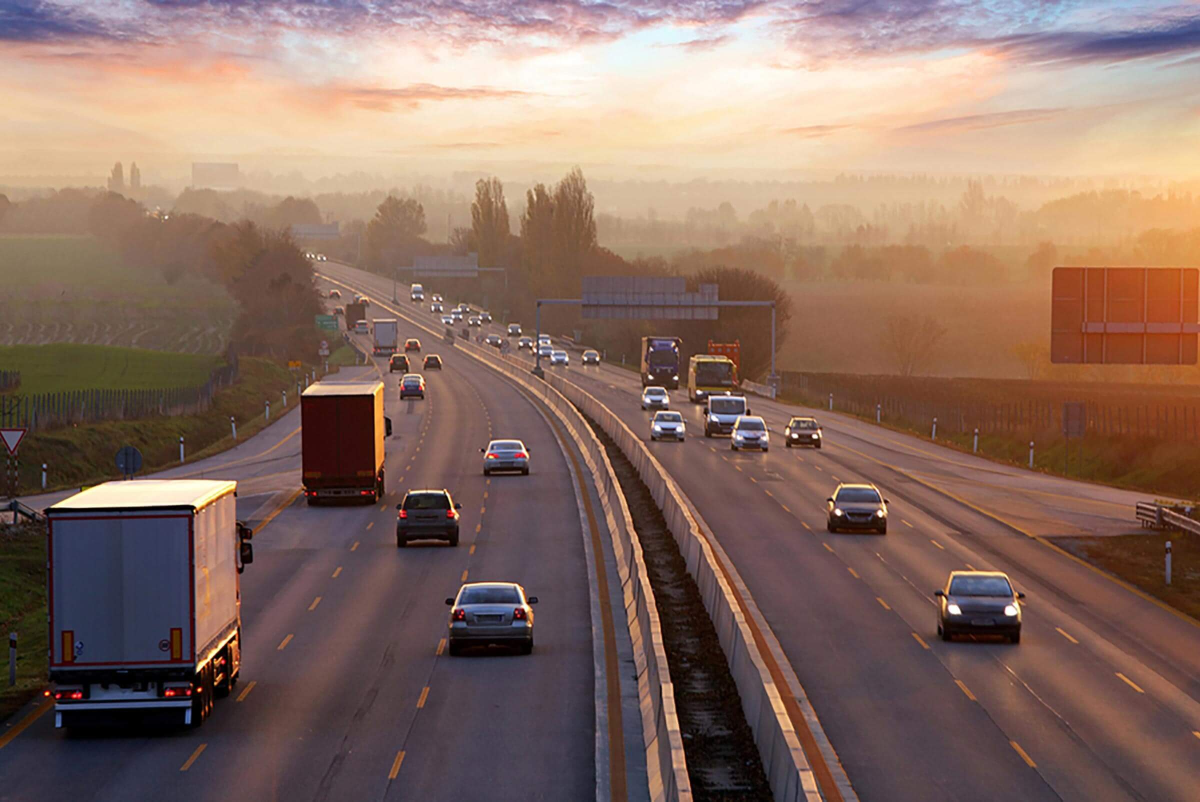
#> input picture 1- Simple image processing/images/image.jpg, 2400 x 1603 px (shown at 1/2 size)
$ jupyter execute --allow-errors NoteBook_1.ipynb
#> lines starting #> are read from the running program, lines starting #| are printed output that depends on the picture
## 1) Reading an image

[cell 1]
import cv2
import matplotlib.pyplot as plt


def display(img):
    plt.figure(figsize=(10,6))
    plt.axis("off")
    plt.imshow(cv2.cvtColor(img, cv2.COLOR_BGR2RGB))
    plt.show()
    plt.clf()

# Reading the image using imread() function
image = cv2.imread("images/image.jpg")
#> image is the input picture: shape (1603, 2400, 3); mean B, G, R 98.4, 109.4, 136.3
display(image)

[cell 2]
# Extracting the height, width and channel of an image
h, w, c = image.shape
#> h = 1603; w = 2400; c = 3
print('width:  ', w)
#| width:   2400
print('height: ', h)
#| height:  1603
print('channel:', c)
#| channel: 3

[cell 3]
# Extracting RGB values, by randomly choosing a pixel
# by passing in 100, 100 for height and width.
(B, G, R) = image[100, 100]
#> B = 165; G = 172; R = 211
print('Red:  ', R)
#| Red:   211
print('Green: ', G)
#| Green:  172
print('Blue:', B)
#| Blue: 165

[cell 4]
# We can also pass the channel to extract
# the value for a specific channel
B = image[100, 100, 0]
print('Blue:', B)
#| Blue: 165

------

## 2) Extracting the Region of Interest (ROI)

[cell 5]
# We will calculate the region of interest
# by slicing the pixels of the image
roi = image[100 : 500, 200 : 700]
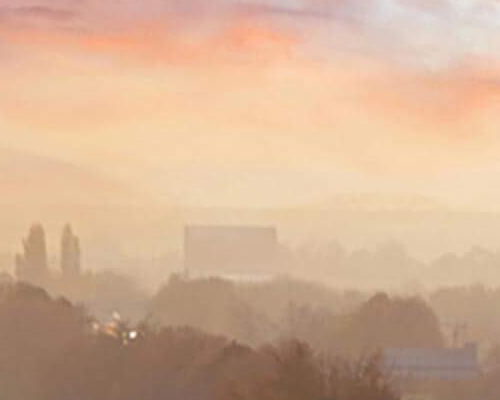
#> roi: shape (400, 500, 3); mean B, G, R 148.2, 176.2, 210.7
display(roi)

------

## 3) Resizing the Image

[cell 6]
# resize() function takes 2 parameters,
# the image and the dimensions
resize = cv2.resize(image, (800, 800))
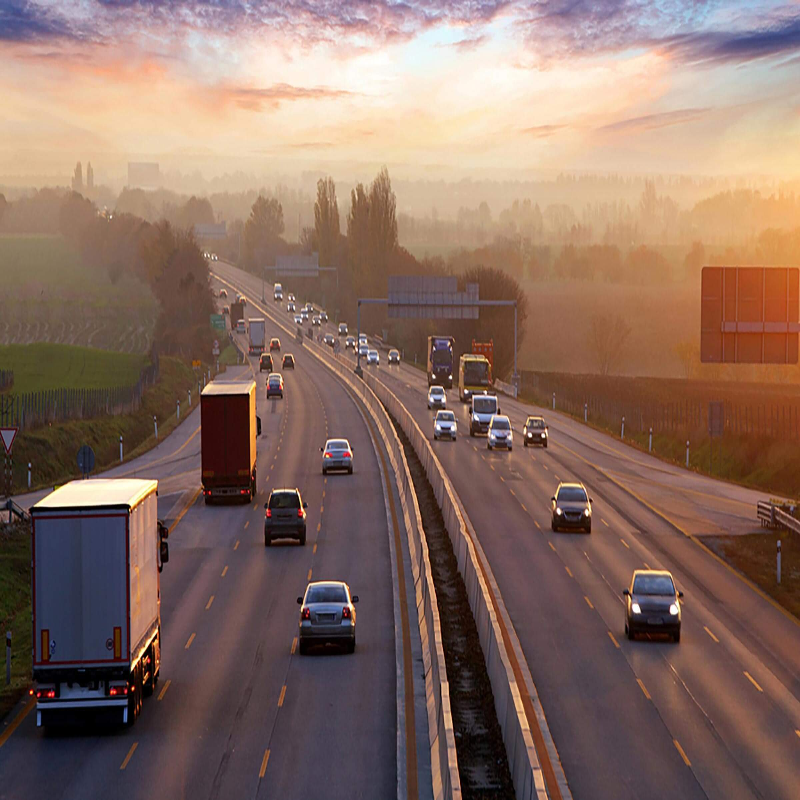
#> resize: shape (800, 800, 3); mean B, G, R 98.3, 109.3, 136.2
display(resize)

> The problem with this approach is that the aspect ratio of the image is not maintained. So we need to do some extra work in order to maintain a proper aspect ratio.

[cell 7]
# Calculating the ratio by dividing the new width by the old one
ratio = 800 / w
#> ratio = 0.333

# Creating a tuple containing the new dimention (width and height)
# Then, resizing the image
resize_aspect = cv2.resize(image, (800, int(h * ratio)) )
display(resize_aspect)

------

## 4) Rotating the Image

#### 1- Generating a rotation matrix

###### cv2.getRotationMatrix2D(center, angle, scale) → retval
- **Parameters**:
    - **center** – Center of the rotation in the source image.
    - **angle** – Rotation angle in degrees. Positive values mean counter-clockwise rotation (the coordinate origin is assumed to be the top-left corner).
    - **scale** – Isotropic scale factor.
    - **map_matrix** – The output affine transformation, 2x3 floating-point matrix.


It returns a 2*3 matrix consisting of values derived from alpha and beta
alpha = scale * cos(angle)
beta = scale * sine(angle)

[cell 8]
# Calculating the center of the image
center = (w // 2, h // 2)
#> center = (1200, 801)
matrix = cv2.getRotationMatrix2D(center, -45, 1.0)

#### 2- Performing the affine transformation

##### cv2.warpAffine(src, M, dsize[, dst[, flags[, borderMode[, borderValue]]]]) → dst

- **Parameters**:
    - **src** – input image.
    - **dst** – output image that has the size dsize and the same type as src .
    - **M** – 2\times 3 transformation matrix.
    - **dsize** – size of the output image.
    - **flags** – combination of interpolation methods (see resize() ) and the optional flag WARP_INVERSE_MAP that means that M is the inverse transformation ( \texttt{dst}\rightarrow\texttt{src} ).
    - **borderMode** – pixel extrapolation method (see borderInterpolate()); when borderMode=BORDER_TRANSPARENT , it means that the pixels in the destination image corresponding to the “outliers” in the source image are not modified by the function.
    - **borderValue** – value used in case of a constant border; by default, it is 0.

##### The function warpAffine transforms the source image using the specified matrix:

Here M is the rotation matrix, described above.
It calculates new x, y co-ordinates of the image and transforms it.

[cell 9]
rotated = cv2.warpAffine(image, matrix, (w, h))
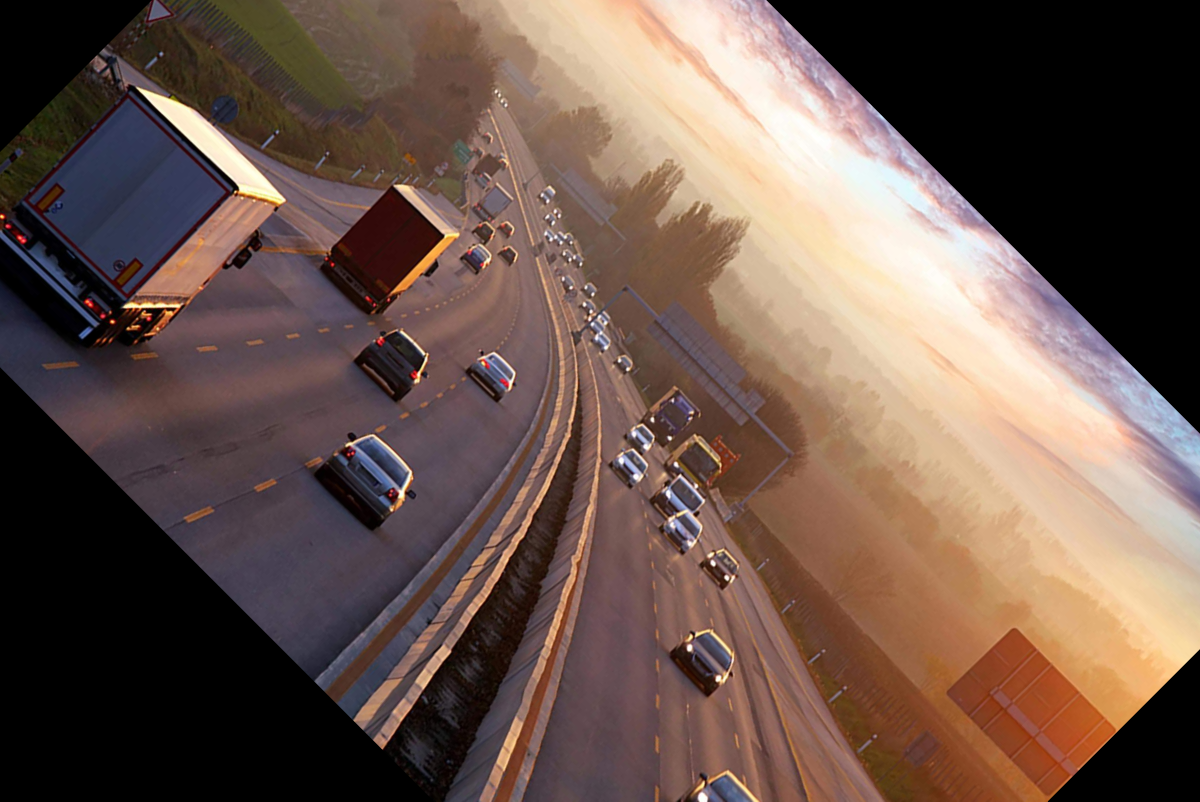
#> rotated: shape (1603, 2400, 3) (shown at 1/2 size); mean B, G, R 75.8, 84.7, 105.7
display(rotated)

------

## 5) Drawing a Rectangle

#### cv2.rectangle(img, pt1, pt2, color[, thickness[, lineType[, shift]]]) → None

- **Parameters**:
     - **img** – Image.
     - **pt1** – Vertex of the rectangle. (Top-left corner co-ordinates)
     - **pt2** – Vertex of the rectangle opposite to pt1. (Bottom-right corner co-ordinates)
     - **rec** – Alternative specification of the drawn rectangle.
     - **color** – Rectangle color or brightness (grayscale image). (Color (in BGR format))
     - **thickness** – Thickness of lines that make up the rectangle. Negative values, like CV_FILLED , mean that the  function has to draw a filled rectangle.
     - **lineType** – Type of the line. See the line() description.
     - **shift** – Number of fractional bits in the point coordinates.

###### The function rectangle draws a rectangle outline or a filled rectangle whose two opposite corners are pt1 and pt2, or r.tl() and r.br()-Point(1,1).
> it is an in-place operation

[cell 10]
# We are copying the original image, as it is an in-place operation.
output = image.copy()

# Using the rectangle() function to create a rectangle.
rectangle = cv2.rectangle(output, (1500, 900),
                          (600, 400), (255, 0, 0), 2)

display(rectangle)

------

## 5) Displaying text

#### cv.PutText(img, text, org, font, color) → None

- Parameters:
    - **img** – Image.
    - **text** – Text string to be drawn.
    - **org** – Bottom-left corner of the text string in the image from where the text should start.
    - **font** – CvFont structure initialized using InitFont().
    - **fontFace** – Font type. One of FONT_HERSHEY_SIMPLEX, FONT_HERSHEY_PLAIN, FONT_HERSHEY_DUPLEX, FONT_HERSHEY_COMPLEX, FONT_HERSHEY_TRIPLEX, FONT_HERSHEY_COMPLEX_SMALL, FONT_HERSHEY_SCRIPT_SIMPLEX, or FONT_HERSHEY_SCRIPT_COMPLEX, where each of the font ID’s can be combined with FONT_ITALIC to get the slanted letters.
    - **fontScale** – Font scale factor that is multiplied by the font-specific base size.
    - **color** – Text color.
    - **thickness** – Thickness of the lines used to draw a text.
    - **lineType** – Line type. See the line for details.
    - **bottomLeftOrigin** – When true, the image data origin is at the bottom-left corner. Otherwise, it is at the top-left corner.

**The function putText renders the specified text string in the image. Symbols that cannot be rendered using the specified font are replaced by question marks.**

> it's also an in-place operation

[cell 11]
# We are copying the original image, as it is an in-place operation.
output = image.copy()

# Adding the text using putText() function
text = cv2.putText(output, 'OpenCV Demo', (500, 550),
                   cv2.FONT_HERSHEY_SIMPLEX, 4, (255, 0, 0), 2)
display(text)

------

## 6) Reading and displaying an image in OpenCV

Inorder to do this, some external libraries are required to install :

`pip install opencv-python`
`pip install numpy`
`pip install matplotlib`

###              Example #1 (Using Numpy) :

[cell 12]
# Python code to reading an image using OpenCV
import numpy as np
import cv2

# You can give path to the
# image as first argument
img = cv2.imread('images/cc-2.png', 0)
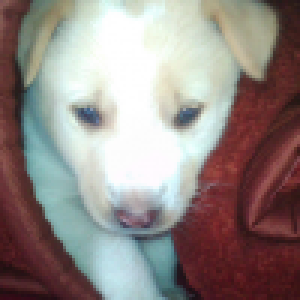
#> input picture 1- Simple image processing/images/cc-2.png, 100 x 100 px (shown 3 times larger)
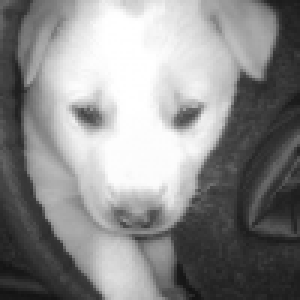
#> img: shape (100, 100) (shown 3 times larger); min 19, max 255, mean 139

# will show the image in a window
cv2.imshow('image', img)
# De-allocate any associated memory usage
# wait for ESC key to exit
# wait for 's' key to save and exit

if cv2.waitKey(0) & 0xff == 27:
#> (key Esc is pressed here)
    cv2.destroyAllWindows()

### Example #2 (Using Matplotlib):

[cell 13]
# Python code to reading an image using OpenCV
import cv2
import numpy as np
import matplotlib.pyplot as plt

img = cv2.imread('images/cc-2.png')
#> img is the input picture: shape (100, 100, 3); mean B, G, R 133.4, 136.7, 147.2

display(img)

---

------

## 7) Arithmetic Operations on Images using OpenCV | Set-1 (Addition and Subtraction)

```
Arithmetic Operations like Addition, Subtraction, and Bitwise Operations(AND, OR, NOT, XOR) can be applied to the input images. These operations can be helpful in enhancing the properties of the input images. The Image arithmetics are important for analyzing the input image properties. The operated images can be further used as an enhanced input image, and many more operations can be applied for clarifying, thresholding, dilating etc of the image.
```

### 1- Addition of two images
```
We can add two images by using function cv2.add(). This directly adds up image pixels in the two images.
But adding the pixels is not an ideal situation. So, we use `cv2.addweighted()`.
Remember, both images should be of equal size and depth.
```

Syntax: `cv.AddWeighted(src1, alpha, src2, beta, gamma, dst) → None`

- **Parameters**:
    - **src1** – first input array (Single-channel, 8-bit or floating-point).
    - **alpha** – Weight of the first input image elements to be applied to the final image.
    - **src2** – second input array of the same size and channel number as src1 (Single-channel, 8-bit or floating-point).
    - **beta** – Weight of the second input image elements to be applied to the final image
    - **dst** – output array that has the same size and number of channels as the input arrays.
    - **gamma** – scalar added to each sum (Measurement of light).
    - **dtype** – optional depth of the output array; when both input arrays have the same depth, dtype can be set to -1, which will be equivalent to src1.depth().

[cell 14]
# Python programe to illustrate arithmetic operation of addition of two images

# organizing imports
import cv2
import numpy as np

# path to input images are specified and images are loaded with imread command
image1 = cv2.imread('images/input1.jpg')
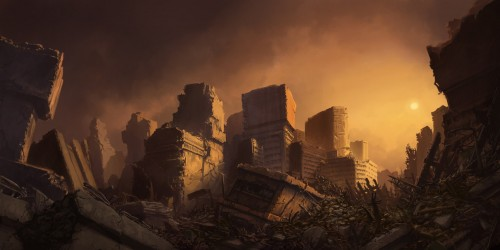
#> input picture 1- Simple image processing/images/input1.jpg, 500 x 250 px
#> image1 is the input picture: shape (250, 500, 3); mean B, G, R 34.8, 52.4, 81
image2 = cv2.imread('images/input2.jpg')
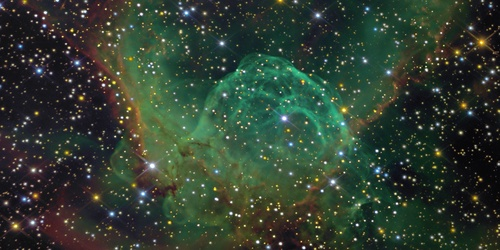
#> input picture 1- Simple image processing/images/input2.jpg, 500 x 250 px
#> image2 is the input picture: shape (250, 500, 3); mean B, G, R 49.4, 62.5, 48.9

# cv2.addWeighted() is applied over the image inputs with applied parameters
weightedSum = cv2.addWeighted(image1, 0.5, image2, 0.4, 0)
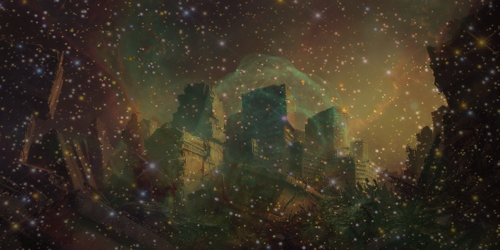
#> weightedSum: shape (250, 500, 3); mean B, G, R 37.2, 51.2, 60

"""
# the window showing output image with the weighted sum
cv2.imshow('Weighted Image', weightedSum)

# De-allocate any associated memory usage
if cv2.waitKey(0) & 0xff == 27:
    cv2.destroyAllWindows()
"""

display(weightedSum)

------

### 1- Subtraction of two images

```
Just like addition, we can subtract the pixel values in two images and merge them with the help of cv2.subtract(). The images should be of equal size and depth.
```
Syntax:  `cv.subtract(src1, src2[, dst[, mask[, dtype]]])`

- Parameters
   - **src1** => first input array or a scalar.
   - **src2** => second input array or a scalar.
   - **dst**   => output array of the same size and the same number of channels as the input array.
   - **mask** => optional operation mask; this is an 8-bit single channel array that specifies elements of the output array to be changed.
   - **dtype**=> optional depth of the output array

[cell 15]
import cv2
import numpy as np

# path to input images are specified and images are loaded with imread command
image1 = cv2.imread('images/star-1.jpg')
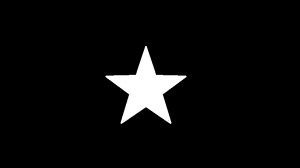
#> input picture 1- Simple image processing/images/star-1.jpg, 300 x 168 px
#> image1 is the input picture: shape (168, 300, 3); min 0, max 255, mean 11.7
image2 = cv2.imread('images/dot.jpg')
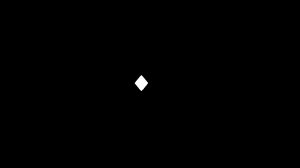
#> input picture 1- Simple image processing/images/dot.jpg, 300 x 168 px
#> image2 is the input picture: shape (168, 300, 3); min 0, max 255, mean 0.6

# cv2.subtract is applied over the image inputs with applied parameters
sub = cv2.subtract(image1, image2)

"""
# the window showing output image with the subtracted image
cv2.imshow('Subtracted Image', sub)

# De-allocate any associated memory usage
if cv2.waitKey(0) & 0xff == 27:
    cv2.destroyAllWindows()
"""

display(sub)
